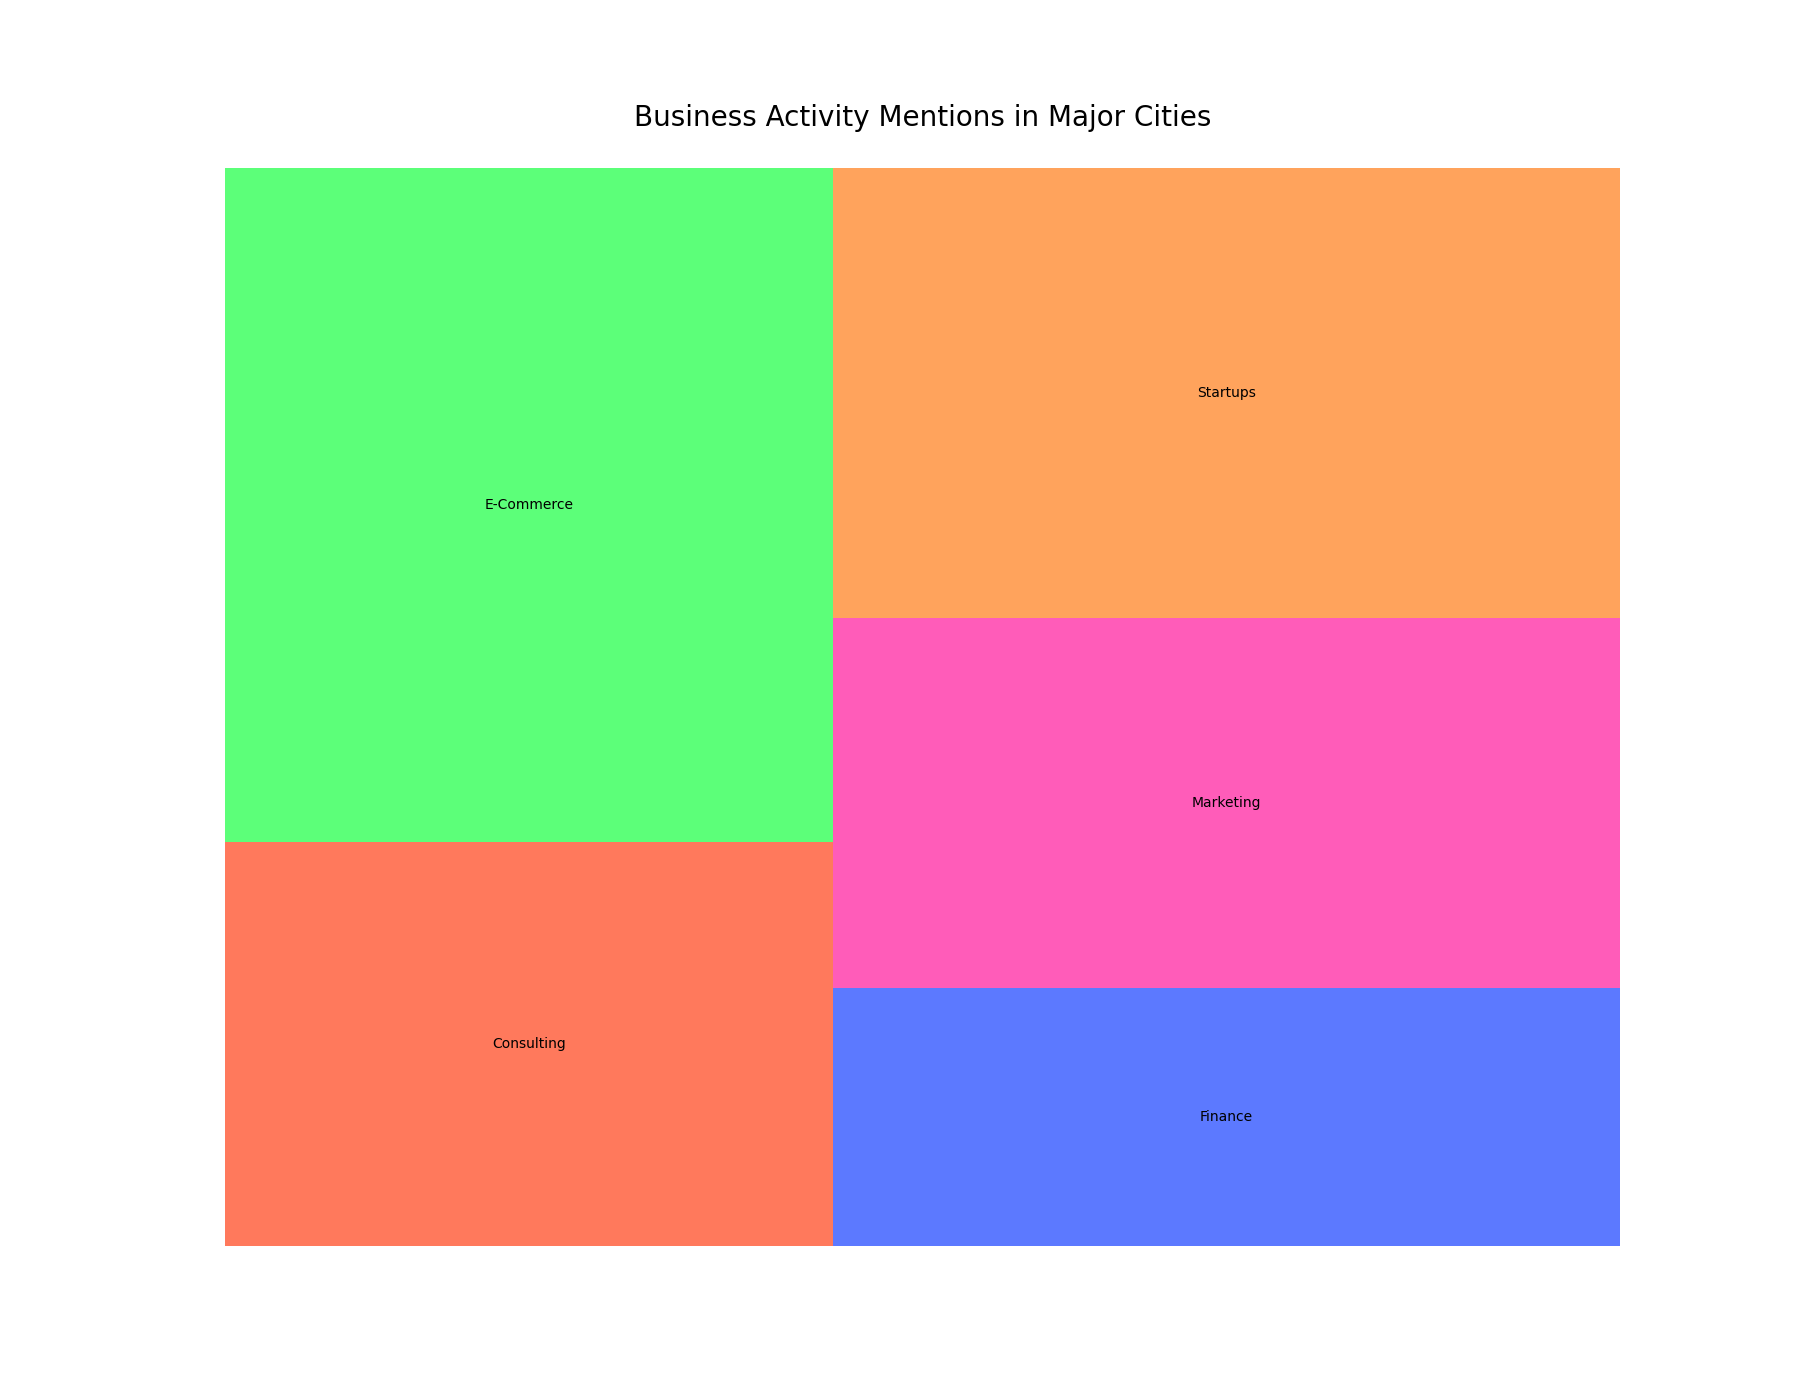

Write Python code to recreate this figure.

import matplotlib.pyplot as plt
import pandas as pd
import squarify

data = {
    "City": ["New York", "New York", "New York", "San Francisco", "San Francisco", "San Francisco",
             "Seattle", "Seattle", "Seattle", "Austin", "Austin", "Austin", 
             "Boston", "Boston", "Boston", "Chicago", "Chicago", "Chicago",
             "Miami", "Miami", "Miami", "Los Angeles", "Los Angeles", "Los Angeles",
             "New York", "San Francisco", "Seattle", "Austin", "Boston", "Chicago",
             "Miami", "Los Angeles", "New York", "San Francisco", "Seattle", 
             "Austin", "Boston", "Chicago", "Miami", "Los Angeles"],
    "Category": ["Startups", "Marketing", "Finance", "Startups", "Marketing", "Finance",
                 "Startups", "Marketing", "Finance", "Startups", "Marketing", "Finance",
                 "Startups", "Marketing", "Finance", "Startups", "Marketing", "Finance",
                 "Startups", "Marketing", "Finance", "Startups", "Marketing", "Finance",
                 "Consulting", "Consulting", "Consulting", "Consulting", "Consulting", "Consulting",
                 "Consulting", "Consulting", "E-Commerce", "E-Commerce", "E-Commerce", 
                 "E-Commerce", "E-Commerce", "E-Commerce", "E-Commerce", "E-Commerce"],
    "Number of Mentions": [320, 280, 150, 350, 290, 180, 200, 150, 120, 210, 170, 130,
                           190, 160, 110, 230, 190, 140, 180, 140, 100, 240, 200, 170,
                           180, 190, 140, 160, 150, 170, 130, 210, 300, 320, 250, 270,
                           260, 280, 230, 310]
}

df = pd.DataFrame(data)

grouped_data = df.groupby("Category").sum().reset_index()

colors = ["#FF5733", "#33FF57", "#3357FF", "#FF33A8", "#FF8C33", "#57FF33", "#33FF8C",
          "#A833FF", "#5733FF", "#FF33D4", "#D4FF33", "#33FFD4", "#A8FF33", "#FFA833",
          "#FF3384", "#3384FF", "#84FF33", "#33FF84", "#FFA857", "#57FFA8", "#A8FFA8",
          "#84A8FF", "#3384A8", "#A857FF"]

plt.figure(figsize=(18, 14))
squarify.plot(sizes=grouped_data['Number of Mentions'], label=grouped_data['Category'], alpha=0.8, color=colors)
plt.title('Business Activity Mentions in Major Cities', fontsize=20, pad=30)
plt.axis('off')
plt.show()
